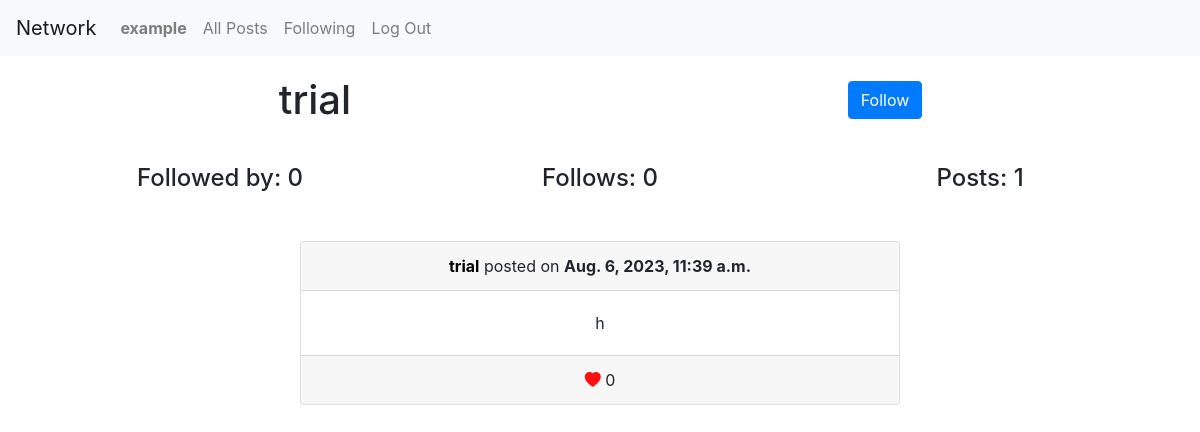
Page /trial/profile (signed in) on the earlier database version.
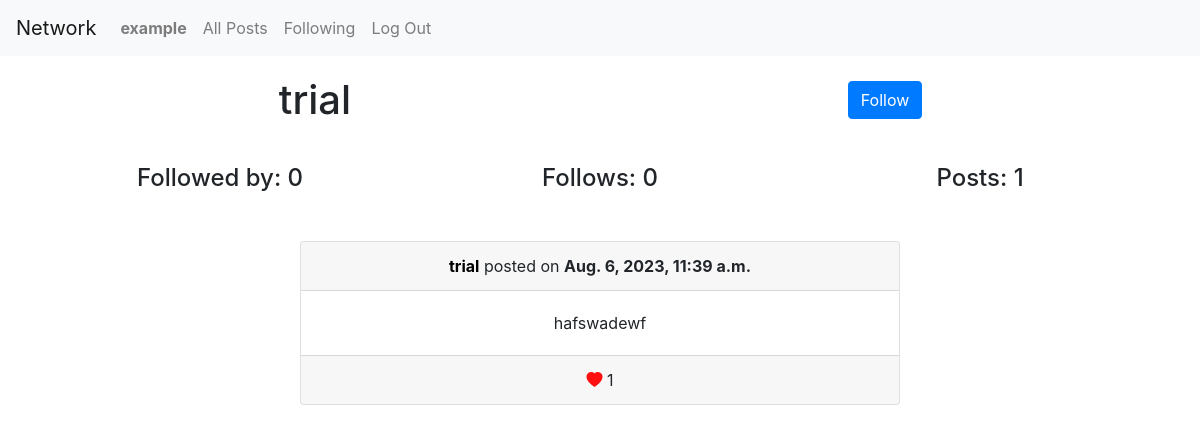
Same page on the later database version.
### network/models.py (models this page shows, shortened)
class Post(models.Model):
    author = models.ForeignKey(User, on_delete=models.CASCADE, related_name='usersPosts')
    body = models.TextField()
    likes = models.ManyToManyField(User, related_name='posts_liked', null=True, blank=True)
    timestamp = models.DateTimeField(auto_now_add=True)
    def count_likes(self):
        return self.likes.count()

class User(AbstractUser):
    followers = models.ManyToManyField('self', symmetrical=False, related_name='following')

### network/views.py (the view)
# urls.py: path("<str:username>/profile", views.profile, name='profile'),
@login_required
def profile(request, username):
    try:
        user = User.objects.get(username=username)
    except User.DoesNotExist:
        return HttpResponse('User does not exist')
    posts = Post.objects.all().filter(author=user)
    paginator = Paginator(posts, 10)  # Show 10 posts per page
    page_number = request.GET.get('page')
    page_obj = paginator.get_page(page_number)
    if user in request.user.following.all():
        follows = "Unfollow"
    else:
        follows = "Follow"
    return render(request, 'network/profile.html',{
        'page_obj': page_obj,
        "user": user,
        "follows": follows,
    })

### network/templates/network/profile.html (shortened to what this page needs)
{% extends "network/index.html" %}
{% load static %}
{% block body %}
<div class="container text-center">
    <div class="row">
      <div class="col">
        <h1 style="margin-top: 20px; margin-bottom: 20px;"> {{ user.username}} </h1>
      </div>
      {% if request.user.is_authenticated %}
      {% if request.user != user %}
      <div class="col">
        <button type="button" class="btn btn-primary" style="margin-top: 25px; margin-bottom: 20px;" id = "follow">{{ follows }}</button>
      </div>
      {% endif %}
      {% endif %}
    </div>
    <div class="row">
      <div class="col" style="padding: 20px;">
        <h4>Followed by: {{ user.followers.count }}</h4>
      </div>
      <div class="col" style="padding: 20px;">
       <h4>Follows: {{  user.following.count }}</h4>
      </div>
      <div class="col" style="padding: 20px;">
        <h4>Posts: {{  user.usersPosts.count }}</h4>
      </div>
    </div>
</div>
{% block posts %}
<div id="posts" style="display: grid; place-items: center;">
    {% for post in page_obj %}
        <div class="card text-center" style="width:50%; margin: 20px;">
            <div class="card-header">
                <a style="color: black;"
                    href="{% url 'profile' post.author.username %}"><strong>{{ post.author }}</a></strong> posted on <strong>{{ post.timestamp }}</strong>
            </div>
            <div class="card-body">
               <div id = "post-text-{{ post.id }}" class="card-text"> {{ post.body }}</div>
            </div>
            <div class="card-footer text-body-secondary">
                <div class="like-post" id="like-{{ post.id }}"><i class="bi bi-heart-fill" style="color: rgb(255, 15, 15);"></i>
                 {{ post.count_likes }}
                </div>
            </div>
        </div>
    {% empty %}
        <h1>This user has no posts</h1>
    {%  endfor %}
</div>
{% endblock posts %}
{% endblock body %}

Differences in the rows shown:
changed Post "trial": body "h" → "hafswadewf"; count_likes "0" → "1"
